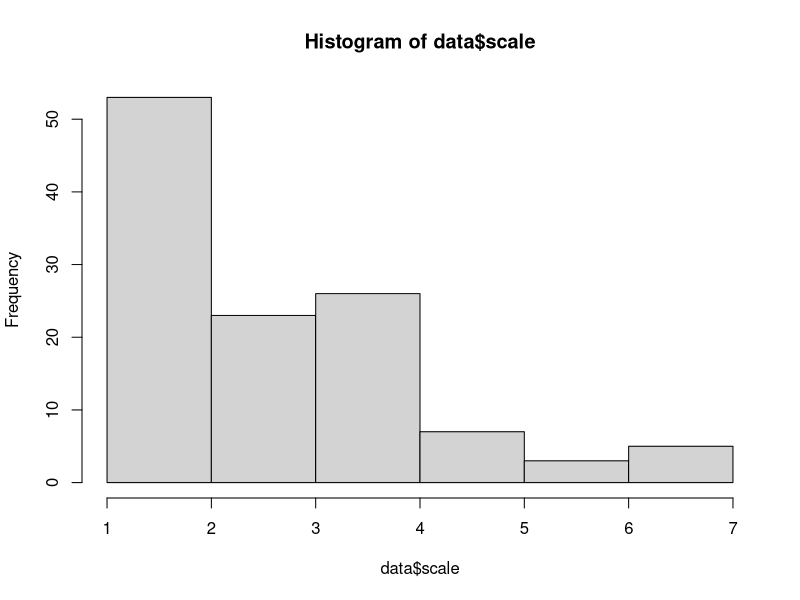

The R source for this figure:
# Study 4 Analysis
# January 24th, 2017

setwd("/Users/dylanwiwad/Dropbox/Work/Dissertation/Writing/Scale Development/RE-submit, Jan 2018/Predictive Validity Study")
getwd()

# Get the data
data <- read.csv("Study 4.csv", header=TRUE)

# Need to code it properly to be in line with the final scale. Only five items, coded
# such that higher scores mean more support for inequality.
data$tol_1.r <- 8-data$tol_1
data$tol_2.r <- 8-data$tol_2
data$tol_8.r <- 8-data$tol_8
data$tol_9.r <- 8-data$tol_9
data$tol_10.r <- 8-data$tol_10

cbind(colnames(data))
col.scale <- c(78,79,80,81,82)
data$scale <- rowMeans(data[,col.scale], na.rm = TRUE)

# Taking a quick look at the composited scale to verify all is good
hist(data$scale)

# regression for the agreement question
modelA <- lm(petition_agree~scale, data=data)
summary(modelA)

modelB <- lm(petition_agree~scale+age+gender+edu_1+income_2+political_1+inequality_1, data=data)
summary(modelB)

# Logistic regression with just the TFI scale
model1 <- glm(signed ~ scale,family=binomial(link='logit'),data=data)
summary(model1)

# Logistic regression with all controls
model2 <- glm(signed ~ scale+age+gender+edu_1+income_2+political_1+inequality_1,family=binomial(link='logit'),data=data)
summary(model2)
